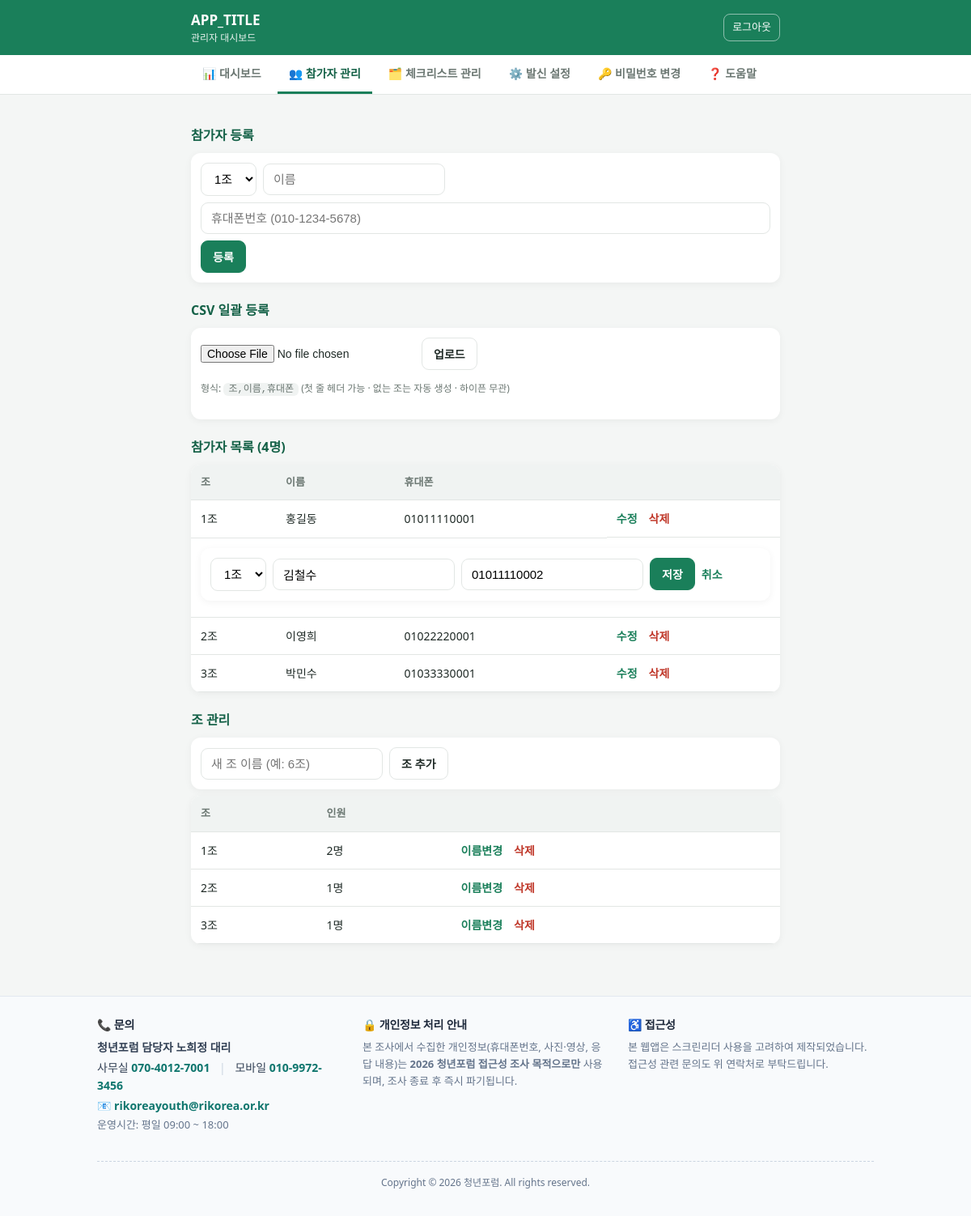
The page /admin.php?view=members&edit=2 (signed in) on the database its author committed.
### tables this page shows
CREATE TABLE members (
  id      INT AUTO_INCREMENT PRIMARY KEY,
  team_id INT NOT NULL,
  name    VARCHAR(50) NOT NULL,
  phone   VARCHAR(20) NOT NULL UNIQUE,    
  FOREIGN KEY (team_id) REFERENCES teams(id) ON DELETE CASCADE
);

CREATE TABLE teams (
  id   INT AUTO_INCREMENT PRIMARY KEY,
  name VARCHAR(50) NOT NULL
);

### db.php (called while the page is built, shortened)
<?php
function db(?PDO $inject = null): PDO {
    static $pdo = null;
    if ($pdo === null) {
        $dsn = sprintf('mysql:host=%s;port=%d;dbname=%s;charset=utf8mb4',
            DB_HOST, DB_PORT, DB_NAME);
        $pdo = new PDO($dsn, DB_USER, DB_PASS, [
            PDO::ATTR_ERRMODE            => PDO::ERRMODE_EXCEPTION,
            PDO::ATTR_DEFAULT_FETCH_MODE => PDO::FETCH_ASSOC,
            PDO::ATTR_EMULATE_PREPARES   => false,
        ]);
    }
    return $pdo;
}

### lib.php (called while the page is built, shortened)
<?php
require_once __DIR__ . '/db.php';
function h($s): string {
    return htmlspecialchars((string)$s, ENT_QUOTES, 'UTF-8');
}
function list_teams(): array {
    return db()->query('SELECT * FROM teams ORDER BY id')->fetchAll();
}
function list_members(): array {
    return db()->query(
        'SELECT m.*, t.name AS team_name
         FROM members m JOIN teams t ON t.id = m.team_id
         ORDER BY t.id, m.id')->fetchAll();
}

### admin_members.php (the view, shortened to what this page needs)
<?php
$teams   = list_teams();
$members = list_members();
$token   = csrf_token();
$editId  = (int)($_GET['edit'] ?? 0);
$editTeam = (int)($_GET['editteam'] ?? 0);
$counts = [];
foreach ($members as $m) { $counts[(int)$m['team_id']] = ($counts[(int)$m['team_id']] ?? 0) + 1; }
?>
<h2 class="section-title">참가자 등록</h2>
<?php if (!$teams): ?>
  <p class="hint">먼저 아래 ‘조 관리’에서 조를 하나 이상 추가하세요.</p>
<?php else: ?>
<form method="post" class="form-inline">
  <select name="team_id" required>
    <?php foreach ($teams as $t): ?>
      <option value="<?= (int)$t['id'] ?>"><?= h($t['name']) ?></option>
    <?php endforeach; ?>
  </select>
  <input name="name" placeholder="이름" required>
  <input name="phone" type="tel" inputmode="numeric" placeholder="휴대폰번호 (010-1234-5678)" required>
  <button class="btn-primary btn-sm" type="submit">등록</button>
</form>
<?php endif; ?>
<h2 class="section-title">CSV 일괄 등록</h2>
<form method="post" enctype="multipart/form-data" class="form-inline">
  <input type="file" name="csv" accept=".csv,text/csv" required>
  <button class="btn-sm" type="submit">업로드</button>
  <span class="hint">형식: <code>조,이름,휴대폰</code> (첫 줄 헤더 가능 · 없는 조는 자동 생성 · 하이픈 무관)</span>
</form>
<h2 class="section-title">참가자 목록 (<?= count($members) ?>명)</h2>
<table class="admin-table">
  <thead><tr><th scope="col">조</th><th scope="col">이름</th><th scope="col">휴대폰</th><th scope="col"></th></tr></thead>
  <tbody>
  <?php foreach ($members as $m): $mid = (int)$m['id']; ?>
    <?php if ($editId === $mid): ?>
      <tr>
        <td colspan="4">
          <form method="post" class="form-inline">
            <select name="team_id" required>
              <?php foreach ($teams as $t): ?>
                <option value="<?= (int)$t['id'] ?>" <?= (int)$t['id'] === (int)$m['team_id'] ? 'selected' : '' ?>><?= h($t['name']) ?></option>
              <?php endforeach; ?>
            </select>
            <input name="name" value="<?= h($m['name']) ?>" required>
            <input name="phone" value="<?= h($m['phone']) ?>" required>
            <button class="btn-primary btn-sm" type="submit">저장</button>
            <a class="link" href="admin.php?view=members">취소</a>
          </form>
        </td>
      </tr>
    <?php else: ?>
      <tr>
        <td><?= h($m['team_name']) ?></td>
        <td><?= h($m['name']) ?></td>
        <td><?= h($m['phone']) ?></td>
        <td class="actions">
          <a class="link" href="admin.php?view=members&edit=<?= $mid ?>">수정</a>
          <form method="post" class="inline-form" onsubmit="return confirm('이 참가자를 삭제할까요?')">
            <button class="linkbtn danger" type="submit">삭제</button>
          </form>
        </td>
      </tr>
    <?php endif; ?>
  <?php endforeach; ?>
  </tbody>
</table>
<h2 class="section-title">조 관리</h2>
<form method="post" class="form-inline">
  <input name="name" placeholder="새 조 이름 (예: 6조)" required>
  <button class="btn-sm" type="submit">조 추가</button>
</form>
<table class="admin-table">
  <thead><tr><th scope="col">조</th><th scope="col">인원</th><th scope="col"></th></tr></thead>
  <tbody>
  <?php foreach ($teams as $t): $tid = (int)$t['id']; ?>
    <?php if ($editTeam === $tid): ?>
      <tr>
        <td colspan="3">
          <form method="post" class="form-inline">
            <input type="hidden" name="csrf" value="<?= h($token) ?>">
            <input type="hidden" name="action" value="team_rename">
            <input type="hidden" name="id" value="<?= $tid ?>">
            <input name="name" value="<?= h($t['name']) ?>" required>
            <button class="btn-primary btn-sm" type="submit">저장</button>
            <a class="link" href="admin.php?view=members">취소</a>
          </form>
        </td>
      </tr>
    <?php else: ?>
      <tr>
        <td><?= h($t['name']) ?></td>
        <td><?= (int)($counts[$tid] ?? 0) ?>명</td>
        <td class="actions">
          <a class="link" href="admin.php?view=members&editteam=<?= $tid ?>">이름변경</a>
          <form method="post" class="inline-form" onsubmit="return confirm('이 조와 소속 참가자·체크가 모두 삭제됩니다. 계속할까요?')">
            <button class="linkbtn danger" type="submit">삭제</button>
          </form>
        </td>
      </tr>
    <?php endif; ?>
  <?php endforeach; ?>
  </tbody>
</table>

### assets/style.css (style rules this page uses)
:root { --green:#1a7f5a; --green-d:#146147; --bg:#f4f6f5; --card:#fff; --line:#e2e6e4; --text:#1f2a26; --muted:#6b7772; --err:#c0392b; --radius:14px; }
* { box-sizing:border-box }
html { -webkit-text-size-adjust:100% }
body { margin:0; font-family:"Malgun Gothic","Apple SD Gothic Neo",system-ui,sans-serif; background:var(--bg); color:var(--text); line-height:1.5; padding-bottom:env(safe-area-inset-bottom); }
a { color:var(--green) }
input[type=tel],input[type=password] { width:100%;padding:14px;font-size:17px;border:1.5px solid var(--line); border-radius:10px;outline:none }
.hint { color:var(--muted);font-size:12px;margin:6px 0 16px }
.btn-primary { width:100%;padding:14px;font-size:17px;font-weight:700;color:#fff; background:var(--green);border:0;border-radius:10px;cursor:pointer }
.section-title { font-size:16px;margin:22px 0 10px;color:var(--green-d) }
.admin-table { width:100%;border-collapse:collapse;background:#fff;border-radius:12px;overflow:hidden; box-shadow:0 2px 10px rgba(0,0,0,.05);font-size:14px }
.admin-table th,.admin-table td { padding:12px;text-align:left;border-bottom:1px solid var(--line) }
.admin-table thead th { background:#f0f3f2;color:var(--muted);font-size:13px }
.link { color:var(--green);text-decoration:none;font-weight:600 }
.form-inline { display:flex;flex-wrap:wrap;gap:8px;align-items:center;background:#fff; padding:12px;border-radius:12px;box-shadow:0 2px 10px rgba(0,0,0,.05);margin-bottom:8px }
.form-inline input[type=text],.form-inline input:not([type]),.form-inline input[type=tel], .form-inline input[type=number],.form-inline select { padding:10px 12px;font-size:15px;border:1.5px solid var(--line);border-radius:9px; outline:none;background:#fff }
.form-inline input[type=file] { font-size:14px }
.btn-sm { display:inline-block;padding:9px 14px;font-size:14px;font-weight:700;cursor:pointer; border:1.5px solid var(--line);background:#fff;color:var(--text);border-radius:9px;text-decoration:none }
.btn-primary.btn-sm { width:auto;color:#fff;background:var(--green);border-color:var(--green) }
.inline-form { display:inline }
.linkbtn { background:none;border:0;color:var(--green);font-weight:600;font-size:14px;cursor:pointer;padding:0 2px }
.linkbtn.danger { color:var(--err) }
.actions { display:flex;gap:12px;align-items:center;white-space:nowrap }
.hint code { background:#f0f3f2;padding:1px 6px;border-radius:6px }

### rows shown on the page
members: team.name "1조", name "홍길동", phone "01011110001"
members: team_id "1조", name "김철수", phone "01011110002"
members: team.name "2조", name "이영희", phone "01022220001"
members: team.name "3조", name "박민수", phone "01033330001"
teams: name "1조", id "2"
teams: name "2조", id.team_id "1"
teams: name "3조", id.team_id "1"

### other values the page prints
APP_TITLE "APP_TITLE"
count($members) "4"
form field team_id "1조"
